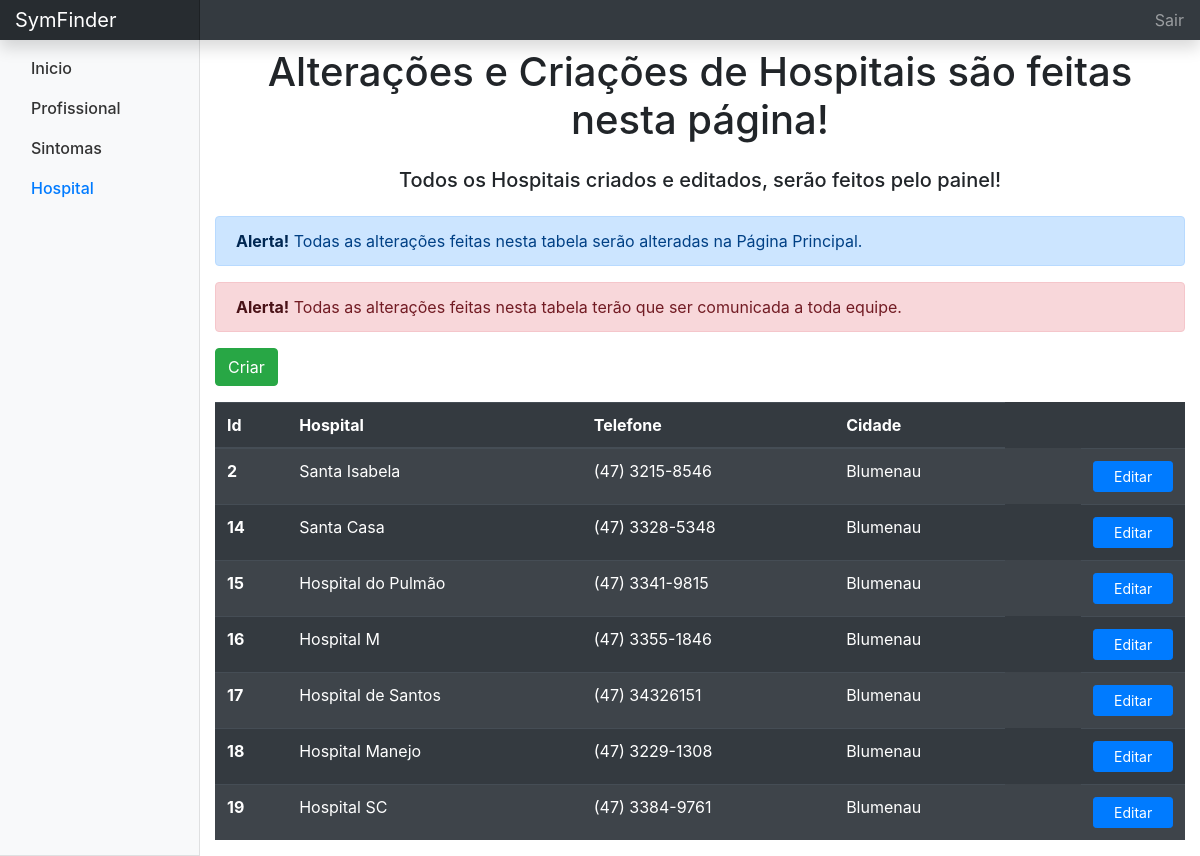
The page /hospital_painel.php on the database its author committed.
### tables this page shows
CREATE TABLE `tb_hospital` (
  `id` int(11) NOT NULL,
  `nome` varchar(50) DEFAULT NULL,
  `telefone` varchar(50) DEFAULT NULL,
  `cidade` varchar(50) DEFAULT NULL
);

### hospital_painel.php (the view, shortened to what this page needs)
<?php
  require_once('include/conexao.php');
  $sql = "SELECT * FROM tb_hospital";
  $queryListagem = mysqli_query($con, $sql);
?>
<head>
  <link rel="stylesheet" type="text/css" href="media/css/painel.css">
  <link rel="stylesheet" href="https://stackpath.bootstrapcdn.com/bootstrap/4.3.1/css/bootstrap.min.css">
</head>
<body>
  <nav class="navbar navbar-dark fixed-top bg-dark flex-md-nowrap p-0 shadow">
    <a class="navbar-brand col-sm-3 col-md-2 mr-0" href="#">SymFinder</a>
    <ul class="navbar-nav px-3">
      <li class="nav-item text-nowrap d-none d-sm-block">
        <a class="nav-link" href="index.php">Sair</a>
      </li>
    </ul>
  </nav>
  <div class="container-fluid">
    <div class="row">
      <nav class="col-md-2 bg-light sidebar" style="border-bottom: 1px solid rgba(0, 0, 0, 0.1);">
        <div class="sidebar-sticky pt-2 pb-3 pt-sm-0" style="height: 100% !important;">
          <ul class="nav flex-column">
            <li class="nav-item">
              <a class="nav-link" href="painel.php">Inicio</a>
            </li>
            <li class="nav-item">
              <a class="nav-link" href="profissional.php">Profissional</a>
            </li>
            <li class="nav-item">
              <a class="nav-link " href="respostas.php">Sintomas</a>
            </li>
            <li class="nav-item">
              <a class="nav-link active" href="hospital_painel.php">Hospital</a>
            </li>
          </ul>
        </div>
      </nav>
      <div class="col-md-10">
        <h1 class="mt-5" style="text-align: center;">Alterações e Criações de Hospitais são feitas nesta página! </h1>
        <h5 class="mt-4" style="text-align: center;">Todos os Hospitais criados e editados, serão feitos pelo painel!</h5>
        <div class="mt-4">
          <div class="alert alert-primary" role="alert">
            <a href="#" class="alert-link">Alerta!</a> Todas as alterações feitas nesta tabela serão alteradas na Página Principal.</div>
            <div class="alert alert-Danger" role="alert">
              <a href="#" class="alert-link">Alerta!</a> Todas as alterações feitas nesta tabela terão que ser comunicada a toda equipe.</div>
            </div>
            <a href="cadastro_hospital.php" class="btn btn-success">Criar</a>
            <table class="table table-striped table-dark mt-3">
              <thead>
                <tr>
                  <th scope="col">Id</th>
                  <th scope="col">Hospital</th>
                  <th scope="col">Telefone</th>
                  <th scope="col">Cidade</th>
                </tr>
              </thead>
              <tbody>
                <?php while($resultado = mysqli_fetch_array($queryListagem)) { ?>
                  <tr>
                    <th><?=$resultado['id']?></th>
                    <td><?=$resultado['nome']?></td>
                    <td><?=$resultado['telefone']?></td>
                    <td><?=$resultado['cidade']?></td>
                    <td style="float: right;">
                      <a href="cadastro_hospital.php?id=<?=$resultado['id']?>" class="btn btn-primary btn-sm">   Editar   </a>
                    </td>
                  </tr>
                <?php } ?>
              </tbody>
            </table>
          </div>
        </div>
      </div>
  </body>
  </html>

### media/css/painel.css (style rules this page uses)
body { font-size: .875rem; }
.sidebar { position: fixed; top: 0; bottom: 0; left: 0; z-index: 100; padding: 48px 0 0; box-shadow: inset -1px 0 0 rgba(0, 0, 0, .1); }
.sidebar-sticky { position: relative; top: 0; height: calc(100vh - 48px); padding-top: .5rem; overflow-x: hidden; overflow-y: auto; }
.sidebar .nav-link { font-weight: 500; color: #333; }
.sidebar .nav-link.active { color: #007bff; }
.navbar-brand { padding-top: .75rem; padding-bottom: .75rem; font-size: 1rem; background-color: rgba(0, 0, 0, .25); box-shadow: inset -1px 0 0 rgba(0, 0, 0, .25); }

### rows shown on the page
tb_hospital: id "2", nome "Santa Isabela", telefone "(47) 3215-8546", cidade "Blumenau"
tb_hospital: id "14", nome "Santa Casa", telefone "(47) 3328-5348", cidade "Blumenau"
tb_hospital: id "15", nome "Hospital do Pulmão", telefone "(47) 3341-9815", cidade "Blumenau"
tb_hospital: id "16", nome "Hospital M", telefone "(47) 3355-1846", cidade "Blumenau"
tb_hospital: id "17", nome "Hospital de Santos", telefone "(47) 34326151", cidade "Blumenau"
tb_hospital: id "18", nome "Hospital Manejo", telefone "(47) 3229-1308", cidade "Blumenau"
tb_hospital: id "19", nome "Hospital SC", telefone "(47) 3384-9761", cidade "Blumenau"
